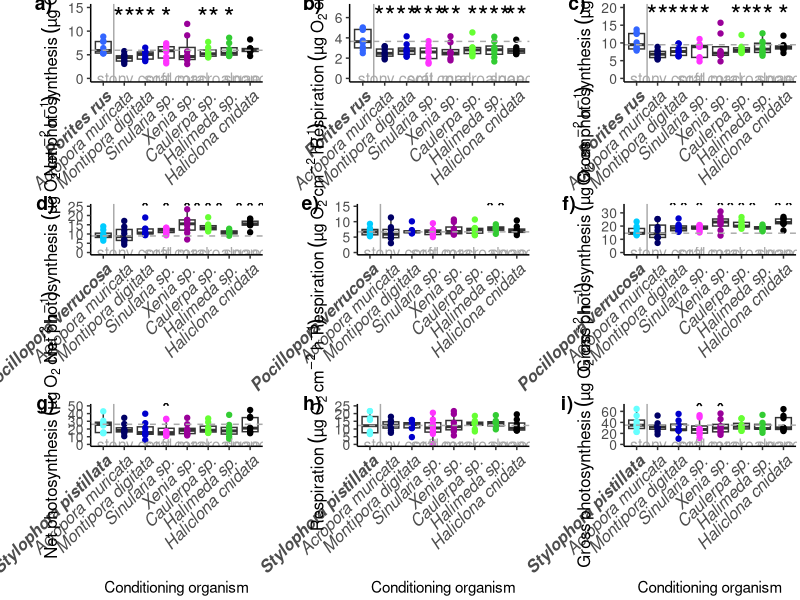
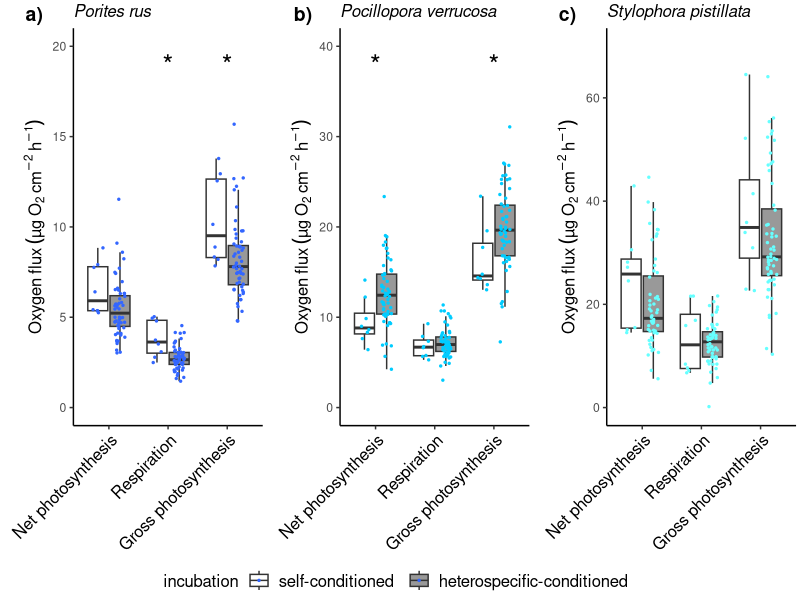
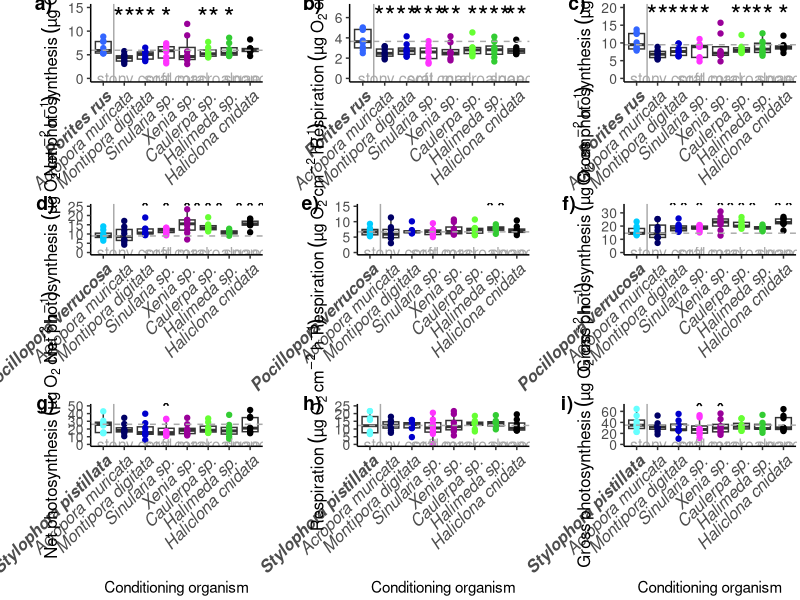
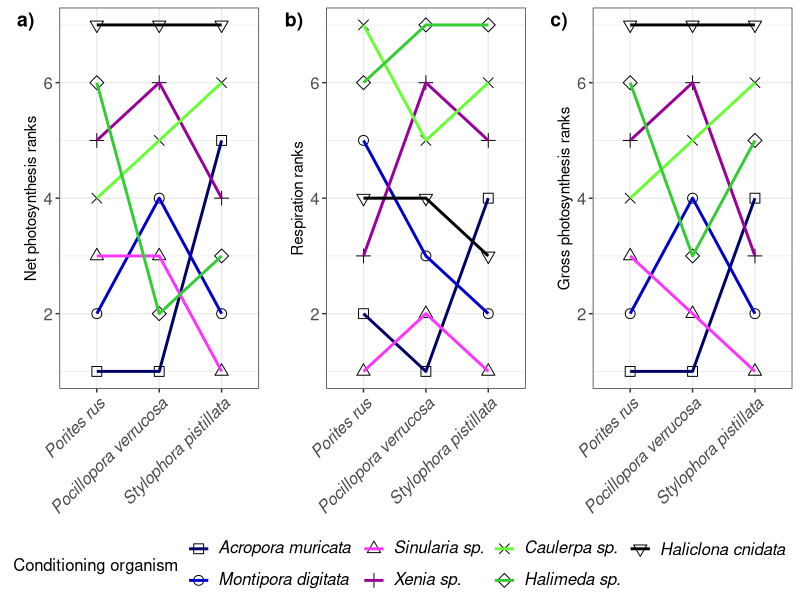

Here is the R script that generated these plots, in order:
#Plots Experiment 1
library(tidyverse)
library(ggplot2)
#library(reshape)
library(rstatix)
#library(patchwork)
library(lubridate)
library(ggpubr)

# read in data_prep produced in Exp1_data_preparation
calc <- read_csv("data_prep.csv")
calc_all <- calc [,c(2:52)]
rm(calc)

calc_all <- mutate_if(calc_all, 
                      is.character, 
                      str_replace_all, pattern = "within-species", replacement = "self-conditioned")


calc_all <- mutate_if(calc_all, 
                      is.character, 
                      str_replace_all, pattern = "off-species", replacement = "heterospecific-conditioned")


#__________________________
# Figure 2
#__________________________
calc_long <- pivot_longer(calc_all, net_photo_ug_h_cm2:gross_photo_ug_h_cm2)

Pru <- calc_long %>% filter(species == "Pru")
Pve <- calc_long %>% filter(species == "Pve")
Spi <- calc_long %>% filter(species == "Spi")

#Porites rus
Pru$incubation<- factor(Pru$incubation, levels = c("self-conditioned", "heterospecific-conditioned"))
Pru$name<- factor(Pru$name, levels = c("net_photo_ug_h_cm2", "respiration_ug_h_cm2", "gross_photo_ug_h_cm2"))

pru <- ggplot(Pru, aes(x = name, y = value, fill = incubation)) +
  scale_color_manual(values=c("#000000")) +
  scale_fill_manual(values=c("#FFFFFF", "#999999")) +
  geom_boxplot(outlier.shape = NA) +
  geom_point(color = "#3366FF", size = 0.5, position = position_jitterdodge(dodge.width = 0.75, jitter.width = 0.35))+
  theme_classic() +
  scale_x_discrete (labels = c("net_photo_ug_h_cm2" = "Net photosynthesis",
                               "respiration_ug_h_cm2" = "Respiration",
                               "gross_photo_ug_h_cm2" = "Gross photosynthesis")) +
  ylim(0,20)+
  labs(y = expression(Oxygen~flux~(µg~O[2]~cm^{-2}~h^{-1}))) +
  annotate("text", x = 2, y = 19, size = 7, label = c("*"), color = "black") +
  annotate("text", x = 3, y = 19, size = 7, label = c("*"), color = "black") +
  ggtitle("Porites rus") +
  theme(plot.margin = unit(c(0.1,0.1,0.1,0.6), "cm"), 
        axis.title.y = element_text(size = 12, hjust = 0.5),
        axis.text.x = element_text(size = 12, color = "black", angle = 45, hjust= 1),
        axis.title.x = element_blank(),
        plot.title=element_text(face="italic", size=12)) +
  theme(legend.position = "bottom",
        legend.title = element_text(size = 12),
        legend.text = element_text(size = 12)) + guides(color="none")

# Pocillopora verrucosa
Pve$incubation<- factor(Pve$incubation, levels = c("self-conditioned", "heterospecific-conditioned"))
Pve$name<- factor(Pve$name, levels = c("net_photo_ug_h_cm2", "respiration_ug_h_cm2", "gross_photo_ug_h_cm2"))

pve <- ggplot(Pve, aes(x = name, y = value, fill = incubation)) +
  scale_color_manual(values=c("#000000")) +
  scale_fill_manual(values=c("#FFFFFF", "#999999")) +
  geom_boxplot(outlier.shape = NA) +
  geom_point(color = "#00CCFF", size = 0.5, position = position_jitterdodge(dodge.width = 0.75, jitter.width = 0.35))+
  theme_classic() +
  scale_x_discrete (labels = c("net_photo_ug_h_cm2" = "Net photosynthesis",
                               "respiration_ug_h_cm2" = "Respiration",
                               "gross_photo_ug_h_cm2" = "Gross photosynthesis")) +
  ylim(0,40)+
  labs(y = expression(Oxygen~flux~(µg~O[2]~cm^{-2}~h^{-1}))) +
  annotate("text", x = 1, y = 38, size = 7, label = c("*"), color = "black") +
  annotate("text", x = 3, y = 38, size = 7, label = c("*"), color = "black") +
  ggtitle("Pocillopora verrucosa") +
  theme(plot.margin = unit(c(0.1,0.1,0.1,0.6), "cm"),
        plot.title = element_text(size = 12, face = "italic"),
        axis.title.y = element_text(size = 12, hjust = 0.5), 
        axis.text.x = element_text(size = 12, color = "black", angle = 45, hjust= 1),
        axis.title.x = element_blank()) +
  theme(legend.position = "bottom",
        legend.title = element_text(size = 12),
        legend.text = element_text(size = 12)) + guides(color="none")

# Stylophora pistillata
Spi$incubation<- factor(Spi$incubation, levels = c("self-conditioned", "heterospecific-conditioned"))
Spi$name<- factor(Spi$name, levels = c("net_photo_ug_h_cm2", "respiration_ug_h_cm2", "gross_photo_ug_h_cm2"))

spi <- ggplot(Spi, aes(x = name, y = value, fill = incubation)) +
  scale_color_manual(values=c("#000000")) +
  scale_fill_manual(values=c("#FFFFFF", "#999999")) +
  geom_boxplot(outlier.shape = NA) +
  geom_point(color = "#66FFFF", size = 0.5, position = position_jitterdodge(dodge.width = 0.75, jitter.width = 0.35))+
  theme_classic() +
  scale_x_discrete (labels = c("net_photo_ug_h_cm2" = "Net photosynthesis",
                               "respiration_ug_h_cm2" = "Respiration",
                               "gross_photo_ug_h_cm2" = "Gross photosynthesis")) +
  labs(y = expression(Oxygen~flux~(µg~O[2]~cm^{-2}~h^{-1}))) +
  ylim(0,70)+
  ggtitle("Stylophora pistillata") +
  theme(plot.margin = unit(c(0.1,0.1,0.1,0.6), "cm"), 
        plot.title = element_text(size = 12, face = "italic"),
        axis.title.y = element_text(size= 12, hjust = 0.5), 
        axis.text.x = element_text(size = 12, color = "black", angle = 45, hjust= 1),
        axis.title.x = element_blank()) +
  theme(legend.position = "bottom",
        legend.title = element_text(size = 12),
        legend.text = element_text(size = 12)) + guides(color="none")

arranged_Figure2 <- ggarrange(pru, pve, spi,
                                               labels = c("a)", "b)", "c)"),
                                               label.x = 0,
                                               label.y = 0.95,
                                               common.legend = TRUE,
                                               legend = "bottom",
                                               ncol = 3, nrow = 1,
                                               hjust = -1.5,
                                               vjust = -0.5) +
  theme(legend.text = element_text(size = 22))

ggsave("Figures/Figure2.png", width=11, height = 5, 
       limitsize = FALSE, dpi = 700, arranged_Figure2)

rm(pru, pve, spi, Pru, Pve, Spi, arranged_Figure2, calc_long)


#_______________________________________________
# Figure 3
#_______________________________________________
#####Porites rus Net, resp, gross
pru<-calc_all %>% 
  filter(species=="Pru")

pru$cond_organism<- factor(pru$cond_organism, levels = c("Pru", "Amu","Mdi", "Ssp","Xsp","Csp","Hsp","Hcn"))
pru$genus<- factor(pru$genus, levels = c("stony coral","soft coral","macroalgae","sponge"))

#P. rus netto
net <- ggplot(pru, aes(x = cond_organism, y = net_photo_ug_h_cm2)) +
  geom_boxplot(outlier.shape = NA) +
  theme_classic() +
  geom_point(aes(colour = cond_organism)) +
  scale_colour_manual(name = NULL,
                      values = c("#3366FF","#000066", "#0000CC","#FF33FF",
                                 "#990099","#66FF33","#33CC33", "#000000")) +
  geom_vline(xintercept = 1.5, linetype = 1, color = "darkgrey") +
  geom_hline(yintercept = 5.95, linetype = 2, color = "darkgrey") +
  ylim(0,15)+  
  labs(y=expression(Net~photosynthesis~(µg~O[2]~cm^{-2}~h^{-1}))) +
  scale_x_discrete (labels = c("Pru" = "Porites rus", "Amu" = "Acropora muricata",
                               "Mdi" = "Montipora digitata","Ssp" = "Sinularia sp.","Xsp"  = "Xenia sp.", 
                               "Csp" = "Caulerpa sp.","Hsp" = "Halimeda sp.", "Hcn" ="Haliclona cnidata"))+
  guides(fill=FALSE) +
  guides(alpha=FALSE) +
  theme_classic() +
  theme(plot.margin = unit(c(0.1,0.1,0.1,1), "cm"), axis.title.y = element_text(size = 12, hjust = 0.5))+
  annotate("text", x = 2.5, y = 0, size = 4, label = c("stony coral"), color = "darkgrey")+
  annotate("text", x = 4.5, y = 0, size = 4, label = c("soft coral"), color = "darkgrey")+
  annotate("text", x = 6.5, y = 0, size = 4, label = c("macroalgae"), color = "darkgrey")+
  annotate("text", x = 8, y = 0, size = 4, label = c("sponge"), color = "darkgrey") +
  annotate("text", x = 2, y = 13, size = 7, label = c("**"), color = "black") +
  annotate("text", x = 3, y = 13, size = 7, label = c("**"), color = "black") +
  annotate("text", x = 4, y = 13, size = 7, label = c("*"), color = "black") +
  annotate("text", x = 6, y = 13, size = 7, label = c("**"), color = "black") +
  annotate("text", x = 7, y = 13, size = 7, label = c("*"), color = "black") +
  theme(legend.position = "none") +
  theme(axis.title.x=element_blank()) +
  theme(axis.text.y = element_text(size = 10)) +
  theme(axis.text.x = element_text(size = 12, face = c("bold.italic", "italic", "italic", "italic","italic",
                                                       "italic", "italic", "italic"),
                                   angle = 45, vjust = 1, hjust=1))

# P. rus respiration
resp <- ggplot(pru, aes(x = cond_organism, y = respiration_ug_h_cm2)) +
  geom_boxplot(outlier.shape = NA) +
  theme_classic() +
  geom_point(aes(colour = cond_organism)) +
  scale_colour_manual(name = NULL,
                      values = c("#3366FF","#000066", "#0000CC","#FF33FF",
                                 "#990099","#66FF33","#33CC33", "#000000")) +
  geom_vline(xintercept = 1.5, linetype = 1, color = "darkgrey") +
  geom_hline(yintercept = 3.65, linetype = 2, color = "darkgrey") +
  ylim(0,7)+  
  labs(y=expression(Respiration~(µg~O[2]~cm^{-2}~h^{-1}))) +
  scale_x_discrete (labels = c("Pru" = "Porites rus", "Amu" = "Acropora muricata",
                               "Mdi" = "Montipora digitata","Ssp" = "Sinularia sp.","Xsp"  = "Xenia sp.", 
                               "Csp" = "Caulerpa sp.","Hsp" = "Halimeda sp.", "Hcn" ="Haliclona cnidata")) +
  guides(fill=FALSE) +
  guides(alpha=FALSE) +
  theme_classic() +
  theme(plot.margin = unit(c(0.1,0.1,0.1,1), "cm"), axis.title.y = element_text(size = 12, hjust = 0.5))+
  annotate("text", x = 2.5, y = 0, size = 4, label = c("stony coral"), color = "darkgrey")+
  annotate("text", x = 4.5, y = 0, size = 4, label = c("soft coral"), color = "darkgrey")+
  annotate("text", x = 6.5, y = 0, size = 4, label = c("macroalgae"), color = "darkgrey")+
  annotate("text", x = 8, y = 0, size = 4, label = c("sponge"), color = "darkgrey") +
  annotate("text", x = 2, y = 6.2, size = 7, label = c("**"), color = "black")+
  annotate("text", x = 3, y = 6.2, size = 7, label = c("**"), color = "black")+
  annotate("text", x = 4, y = 6.2, size = 7, label = c("***"), color = "black")+
  annotate("text", x = 5, y = 6.2, size = 7, label = c("**"), color = "black")+
  annotate("text", x = 6, y = 6.2, size = 7, label = c("*"), color = "black")+
  annotate("text", x = 7, y = 6.2, size = 7, label = c("***"), color = "black")+
  annotate("text", x = 8, y = 6.2, size = 7, label = c("**"), color = "black")+
  theme(legend.position = "none") +
  theme(axis.title.x=element_blank()) +
  theme(axis.text.y = element_text(size = 10)) +
  theme(axis.text.x = element_text(size = 12, face = c("bold.italic", "italic", "italic", "italic","italic",
                                                       "italic", "italic", "italic"),
                                   angle = 45, vjust = 1, hjust=1))

# P. rus gross
gross <- ggplot(pru, aes(x = cond_organism, y = gross_photo_ug_h_cm2)) +
  geom_boxplot(outlier.shape = NA) +
  theme_classic() +
  geom_point(aes(colour = cond_organism)) +
  scale_colour_manual(name = NULL,
                      values = c("#3366FF","#000066", "#0000CC","#FF33FF",
                                 "#990099","#66FF33","#33CC33", "#000000")) +
  geom_vline(xintercept = 1.5, linetype = 1, color = "darkgrey") +
  geom_hline(yintercept = 9.5, linetype = 2, color = "darkgrey") +
  ylim(0,20)+  
  labs(y=expression(Gross~photosynthesis~(µg~O[2]~cm^{-2}~h^{-1}))) +
  scale_x_discrete (labels = c("Pru" = "Porites rus", "Amu" = "Acropora muricata",
                               "Mdi" = "Montipora digitata","Ssp" = "Sinularia sp.","Xsp"  = "Xenia sp.", 
                               "Csp" = "Caulerpa sp.","Hsp" = "Halimeda sp.", "Hcn" ="Haliclona cnidata")) +
  guides(fill=FALSE) +
  guides(alpha=FALSE) +
  theme_classic() +
  theme(plot.margin = unit(c(0.1,0.1,0.1,1), "cm"), axis.title.y = element_text(size = 12, hjust = 0.5))+
  annotate("text", x = 2.5, y = 0, size = 4, label = c("stony coral"), color = "darkgrey")+
  annotate("text", x = 4.5, y = 0, size = 4, label = c("soft coral"), color = "darkgrey")+
  annotate("text", x = 6.5, y = 0, size = 4, label = c("macroalgae"), color = "darkgrey")+
  annotate("text", x = 8, y = 0, size = 4, label = c("sponge"), color = "darkgrey") +
  annotate("text", x = 2, y = 18, size = 7, label = c("**"), color = "black")+
  annotate("text", x = 3, y = 18, size = 7, label = c("**"), color = "black")+
  annotate("text", x = 4, y = 18, size = 7, label = c("**"), color = "black")+
  annotate("text", x = 6, y = 18, size = 7, label = c("**"), color = "black")+
  annotate("text", x = 7, y = 18, size = 7, label = c("**"), color = "black")+
  annotate("text", x = 8, y = 18, size = 7, label = c("*"), color = "black")+
  theme(legend.position = "none") +
  theme(axis.title.x=element_blank()) +
  theme(axis.text.y = element_text(size = 10)) +
  theme(axis.text.x = element_text(size = 12, face = c("bold.italic", "italic", "italic", "italic","italic",
                                                       "italic", "italic", "italic"),
                                   angle = 45, vjust = 1, hjust=1))

#####merge 3 plots of P. rus
arranged_Pru <- ggarrange(net, resp, gross,
                          labels = c("a)", "b)", "c)"),
                          label.x = 0.035,
                          label.y = 0.95,
                          common.legend = TRUE,
                          legend = "none",
                          ncol = 3, nrow = 1,
                          hjust = -1.5,
                          vjust = 0) 

rm(gross, net, resp, pru)

#####P. verrucosa Net, resp, gross
pve<-calc_all %>% 
  filter(species=="Pve")

pve$cond_organism<- factor(pve$cond_organism, 
                           levels = c("Pve", "Amu","Mdi", "Ssp","Xsp","Csp","Hsp","Hcn"))

# P. verrucosa netto
net <- ggplot(pve, aes(x = cond_organism, y = net_photo_ug_h_cm2)) +
  geom_boxplot(outlier.shape = NA) +
  theme_classic() +
  geom_point(aes(colour = cond_organism)) +
  scale_colour_manual(name = NULL,
                      values = c("#00CCFF","#000066", "#0000CC","#FF33FF",
                                 "#990099","#66FF33","#33CC33", "#000000")) +
  geom_vline(xintercept = 1.5, linetype = 1, color = "darkgrey") +
  geom_hline(yintercept = 8.95, linetype = 2, color = "darkgrey") +
  ylim(0,25)+  
  labs(y=expression(Net~photosynthesis~(µg~O[2]~cm^{-2}~h^{-1}))) +
  scale_x_discrete (labels = c("Pve" = "Pocillopora verrucosa", "Amu" = "Acropora muricata",
                               "Mdi" = "Montipora digitata","Ssp" = "Sinularia sp.","Xsp"  = "Xenia sp.", 
                               "Csp" = "Caulerpa sp.","Hsp" = "Halimeda sp.", "Hcn" ="Haliclona cnidata")) +
  guides(fill=FALSE) +
  guides(alpha=FALSE) +
  theme_classic() +
  theme(plot.margin = unit(c(0.1,0.1,0.1,1), "cm"), axis.title.y = element_text(size = 12, hjust = 0.5))+
  annotate("text", x = 2.5, y = 0, size = 4, label = c("stony coral"), color = "darkgrey")+
  annotate("text", x = 4.5, y = 0, size = 4, label = c("soft coral"), color = "darkgrey")+
  annotate("text", x = 6.5, y = 0, size = 4, label = c("macroalgae"), color = "darkgrey")+
  annotate("text", x = 8, y = 0, size = 4, label = c("sponge"), color = "darkgrey") +
  annotate("text", x = 3, y = 24, size = 7, label = c("*"), color = "black")+
  annotate("text", x = 4, y = 24, size = 7, label = c("*"), color = "black")+
  annotate("text", x = 5, y = 24, size = 7, label = c("*"), color = "black")+
  annotate("text", x = 6, y = 24, size = 7, label = c("***"), color = "black")+
  annotate("text", x = 8, y = 24, size = 7, label = c("***"), color = "black")+
  theme(legend.position = "none") +
  theme(axis.text.y = element_text(size = 10)) +
  theme(axis.title.x=element_blank()) +
  theme(axis.text.x = element_text(size = 12, face = c("bold.italic", "italic", "italic", "italic","italic",
                                                       "italic", "italic", "italic"),
                                   angle = 45, vjust = 1, hjust=1))

# P. verrucosa respiration
resp <- ggplot(pve, aes(x = cond_organism, y = respiration_ug_h_cm2)) +
  geom_boxplot(outlier.shape = NA) +
  theme_classic() +
  geom_point(aes(colour = cond_organism)) +
  scale_colour_manual(name = NULL,
                      values = c("#00CCFF","#000066", "#0000CC","#FF33FF",
                                 "#990099","#66FF33","#33CC33", "#000000")) +
  geom_vline(xintercept = 1.5, linetype = 1, color = "darkgrey") +
  geom_hline(yintercept = 6.7, linetype = 2, color = "darkgrey") +
  ylim(0,15)+  
  labs(y=expression(Respiration~(µg~O[2]~cm^{-2}~h^{-1}))) +
  scale_x_discrete (labels = c("Pve" = "Pocillopora verrucosa", "Amu" = "Acropora muricata",
                               "Mdi" = "Montipora digitata","Ssp" = "Sinularia sp.","Xsp"  = "Xenia sp.", 
                               "Csp" = "Caulerpa sp.","Hsp" = "Halimeda sp.", "Hcn" ="Haliclona cnidata")) +
  guides(fill=FALSE) +
  guides(alpha=FALSE) +
  theme_classic() +
  theme(plot.margin = unit(c(0.1,0.1,0.1,1), "cm"), axis.title.y = element_text(size = 12, hjust = 0.5))+
  annotate("text", x = 2.5, y = 0, size = 4, label = c("stony coral"), color = "darkgrey")+
  annotate("text", x = 4.5, y = 0, size = 4, label = c("soft coral"), color = "darkgrey")+
  annotate("text", x = 6.5, y = 0, size = 4, label = c("macroalgae"), color = "darkgrey")+
  annotate("text", x = 8, y = 0, size = 4, label = c("sponge"), color = "darkgrey") +
  annotate("text", x = 7, y = 14.5, size = 7, label = c("**"), color = "black")+
  theme(legend.position = "none") +
  theme(axis.title.x=element_blank()) +
  theme(axis.text.y = element_text(size = 10)) +
  theme(axis.text.x = element_text(size = 12, face = c("bold.italic", "italic", "italic", "italic","italic",
                                                       "italic", "italic", "italic"),
                                   angle = 45, vjust = 1, hjust=1))

# P. verrucosa gross
gross <- ggplot(pve, aes(x = cond_organism, y = gross_photo_ug_h_cm2)) +
  geom_boxplot(outlier.shape = NA) +
  theme_classic() +
  geom_point(aes(colour = cond_organism)) +
  scale_colour_manual(name = NULL,
                      values = c("#00CCFF","#000066", "#0000CC","#FF33FF",
                                 "#990099","#66FF33","#33CC33", "#000000")) +
  geom_vline(xintercept = 1.5, linetype = 1, color = "darkgrey") +
  geom_hline(yintercept = 14.6, linetype = 2, color = "darkgrey") +
  ylim(0,35)+  
  labs(y=expression(Gross~photosynthesis~(µg~O[2]~cm^{-2}~h^{-1}))) +
  scale_x_discrete (labels = c("Pve" = "Pocillopora verrucosa", "Amu" = "Acropora muricata",
                               "Mdi" = "Montipora digitata","Ssp" = "Sinularia sp.","Xsp"  = "Xenia sp.", 
                               "Csp" = "Caulerpa sp.","Hsp" = "Halimeda sp.", "Hcn" ="Haliclona cnidata")) +
  guides(fill=FALSE) +
  guides(alpha=FALSE) +
  theme_classic() +
  theme(plot.margin = unit(c(0.1,0.1,0.1,1), "cm"), axis.title.y = element_text(size = 12, hjust = 0.5))+
  annotate("text", x = 2.5, y = 0, size = 4, label = c("stony coral"), color = "darkgrey")+
  annotate("text", x = 4.5, y = 0, size = 4, label = c("soft coral"), color = "darkgrey")+
  annotate("text", x = 6.5, y = 0, size = 4, label = c("macroalgae"), color = "darkgrey")+
  annotate("text", x = 8, y = 0, size = 4, label = c("sponge"), color = "darkgrey") +
  annotate("text", x = 3, y = 34, size = 7, label = c("**"), color = "black")+
  annotate("text", x = 4, y = 34, size = 7, label = c("*"), color = "black")+
  annotate("text", x = 5, y = 34, size = 7, label = c("*"), color = "black")+
  annotate("text", x = 6, y = 34, size = 7, label = c("***"), color = "black")+
  annotate("text", x = 8, y = 34, size = 7, label = c("**"), color = "black")+
  theme(legend.position = "none") +
  theme(axis.title.x=element_blank()) +
  theme(axis.text.y = element_text(size = 10))+
  theme(axis.text.x = element_text(size = 12, face = c("bold.italic", "italic", "italic", "italic","italic",
                                                       "italic", "italic", "italic"),
                                   angle = 45, vjust = 1, hjust=1))

#####merge 3 plots of P. verrucosa
arranged_Pve <- ggarrange(net, resp, gross,
                          labels = c("d)", "e)", "f)"),
                          label.x = 0.035,
                          label.y = 0.95,
                          common.legend = TRUE,
                          legend = "none",
                          ncol = 3, nrow = 1,
                          hjust = -1.5,
                          vjust = 0)

rm(gross, net, resp, pve)


#####S. pistillata Net, resp, gross
spi<-calc_all %>% 
  filter(species=="Spi")

spi$cond_organism<- factor(spi$cond_organism, levels = c("Spi", "Amu","Mdi", "Ssp","Xsp","Csp","Hsp","Hcn"))

# S. pistillata netto
net <- ggplot(spi, aes(x = cond_organism, y = net_photo_ug_h_cm2)) +
  geom_boxplot(outlier.shape = NA) +
  theme_classic() +
  geom_point(aes(colour = cond_organism)) +
  scale_colour_manual(name = NULL,
                      values = c("#66FFFF","#000066", "#0000CC","#FF33FF",
                                 "#990099","#66FF33","#33CC33", "#000000")) +
  geom_vline(xintercept = 1.5, linetype = 1, color = "darkgrey") +
  geom_hline(yintercept = 26.1, linetype = 2, color = "darkgrey") +
  ylim(0,50)+  
  labs(x="Conditioning organism", y=expression(Net~photosynthesis~(µg~O[2]~cm^{-2}~h^{-1}))) +
  scale_x_discrete (labels = c("Spi" = "Stylophora pistillata", "Amu" = "Acropora muricata",
                               "Mdi" = "Montipora digitata","Ssp" = "Sinularia sp.","Xsp"  = "Xenia sp.", 
                               "Csp" = "Caulerpa sp.","Hsp" = "Halimeda sp.", "Hcn" ="Haliclona cnidata")) +
  guides(fill=FALSE) +
  guides(alpha=FALSE) +
  theme_classic() +
  theme(plot.margin = unit(c(0.1,0.1,0.1,1), "cm"), axis.title.y = element_text(size = 12, hjust = 0.5))+
  annotate("text", x = 2.5, y = 0, size = 4, label = c("stony coral"), color = "darkgrey")+
  annotate("text", x = 4.5, y = 0, size = 4, label = c("soft coral"), color = "darkgrey")+
  annotate("text", x = 6.5, y = 0, size = 4, label = c("macroalgae"), color = "darkgrey")+
  annotate("text", x = 8, y = 0, size = 4, label = c("sponge"), color = "darkgrey") +
  annotate("text", x = 4, y = 47, size = 7, label = c("*"), color = "black")+
  theme(legend.position = "none") +
  theme(axis.text.y = element_text(size = 10)) +
  theme(axis.text.x = element_text(size = 12, face = c("bold.italic", "italic", "italic", "italic","italic",
                                                       "italic", "italic", "italic"),
                                   angle = 45, vjust = 1, hjust=1))


# S. pistillata respiraton
resp <- ggplot(spi, aes(x = cond_organism, y = respiration_ug_h_cm2)) +
  geom_boxplot(outlier.shape = NA) +
  theme_classic() +
  geom_point(aes(colour = cond_organism)) +
  scale_colour_manual(name = NULL,
                      values = c("#66FFFF","#000066", "#0000CC","#FF33FF",
                                 "#990099","#66FF33","#33CC33", "#000000")) +
  geom_vline(xintercept = 1.5, linetype = 1, color = "darkgrey") +
  geom_hline(yintercept = 12.3, linetype = 2, color = "darkgrey") +
  ylim(0,25)+  
  labs(x="Conditioning organism", y=expression(Respiration~(µg~O[2]~cm^{-2}~h^{-1}))) +
  scale_x_discrete (labels = c("Spi" = "Stylophora pistillata", "Amu" = "Acropora muricata",
                               "Mdi" = "Montipora digitata","Ssp" = "Sinularia sp.","Xsp"  = "Xenia sp.", 
                               "Csp" = "Caulerpa sp.","Hsp" = "Halimeda sp.", "Hcn" ="Haliclona cnidata")) +
  guides(fill=FALSE) +
  guides(alpha=FALSE) +
  theme_classic() +
  theme(plot.margin = unit(c(0.1,0.1,0.1,1), "cm"), axis.title.y = element_text(size = 12, hjust = 0.5))+
  annotate("text", x = 2.5, y = 0, size = 4, label = c("stony coral"), color = "darkgrey")+
  annotate("text", x = 4.5, y = 0, size = 4, label = c("soft coral"), color = "darkgrey")+
  annotate("text", x = 6.5, y = 0, size = 4, label = c("macroalgae"), color = "darkgrey")+
  annotate("text", x = 8, y = 0, size = 4, label = c("sponge"), color = "darkgrey") +
  theme(legend.position = "none") +
  theme(axis.text.y = element_text(size = 10)) +
  theme(axis.text.x = element_text(size = 12, face = c("bold.italic", "italic", "italic", "italic","italic",
                                                       "italic", "italic", "italic"),
                                   angle = 45, vjust = 1, hjust=1))



# S. pistillata gross
gross <- ggplot(spi, aes(x = cond_organism, y = gross_photo_ug_h_cm2)) +
  geom_boxplot(outlier.shape = NA) +
  theme_classic() +
  geom_point(aes(colour = cond_organism)) +
  scale_colour_manual(name = NULL,
                      values = c("#66FFFF","#000066", "#0000CC","#FF33FF",
                                 "#990099","#66FF33","#33CC33", "#000000")) +
  geom_vline(xintercept = 1.5, linetype = 1, color = "darkgrey") +
  geom_hline(yintercept = 35, linetype = 2, color = "darkgrey") +
  ylim(0,70)+  
  labs(x="Conditioning organism", y=expression(Gross~photosynthesis~(µg~O[2]~cm^{-2}~h^{-1}))) +
  scale_x_discrete (labels = c("Spi" = "Stylophora pistillata", "Amu" = "Acropora muricata",
                               "Mdi" = "Montipora digitata","Ssp" = "Sinularia sp.","Xsp"  = "Xenia sp.", 
                               "Csp" = "Caulerpa sp.","Hsp" = "Halimeda sp.", "Hcn" ="Haliclona cnidata")) +
  guides(fill=FALSE) +
  guides(alpha=FALSE) +
  theme_classic() +
  theme(plot.margin = unit(c(0.1,0.1,0.1,1), "cm"), axis.title.y = element_text(size = 12, hjust = 0.5))+
  annotate("text", x = 2.5, y = 0, size = 4, label = c("stony coral"), color = "darkgrey")+
  annotate("text", x = 4.5, y = 0, size = 4, label = c("soft coral"), color = "darkgrey")+
  annotate("text", x = 6.5, y = 0, size = 4, label = c("macroalgae"), color = "darkgrey")+
  annotate("text", x = 8, y = 0, size = 4, label = c("sponge"), color = "darkgrey") +
  annotate("text", x = 4, y = 65, size = 7, label = c("*"), color = "black")+
  annotate("text", x = 5, y = 65, size = 7, label = c("*"), color = "black")+
  theme(legend.position = "none") +
  theme(axis.text.y = element_text(size = 10)) +
  theme(axis.text.x = element_text(size = 12, face = c("bold.italic", "italic", "italic", "italic","italic",
                                                       "italic", "italic", "italic"),
                                   angle = 45, vjust = 1, hjust=1))

#####merge 3 plots of S. pistillata
arranged_Spi <- ggarrange(net, resp, gross,
                          labels = c("g)", "h)", "i)"),
                          label.x = 0.035,
                          label.y = 0.95,
                          common.legend = TRUE,
                          legend = "none",
                          ncol = 3, nrow = 1,
                          hjust = -1.5,
                          vjust = 0)

rm(gross, net, resp, spi)

####merge all arranged_species to one plot
Figure3 <- ggarrange(arranged_Pru, arranged_Pve, arranged_Spi,
                         # label.x = 0,
                        #  label.y = 0.95,
                          common.legend = TRUE,
                          legend = "none",
                          ncol = 1, nrow = 3,
                          hjust = -0.5,
                          vjust = 0)

Figure3
ggsave("Figures/Figure3.png", width=15, height = 15, limitsize = FALSE, dpi = 700, Figure3)
rm(arranged_Pru, arranged_Pve, arranged_Spi, Figure3)


#___________________________________________________
# Figure4
#___________________________________________________
######create Score to identify the top and worst influencer
########Rank for Net photosynthesis
External <- calc_all %>% filter(incubation=="heterospecific-conditioned")

###separate by incubated species
Pru <- External %>% filter(species == "Pru")
Pve <- External %>% filter(species == "Pve")
Spi <- External %>% filter(species == "Spi")

rm(External)

# Mean per day net photo
Pru_merged <- Pru %>% group_by(cond_organism) %>% summarise(mean_Pru_net=mean(net_photo_ug_h_cm2))
Spi_merged <- Spi %>% group_by(cond_organism) %>% summarise(mean_Spi_net=mean(net_photo_ug_h_cm2))
Pve_merged <- Pve %>% group_by(cond_organism) %>% summarise(mean_Pve_net=mean(net_photo_ug_h_cm2))

# Merge tables net photo
Pru <- left_join(Pru, Pru_merged, by= "cond_organism")
Spi <- left_join(Spi, Spi_merged, by= "cond_organism")
Pve <- left_join(Pve, Pve_merged, by= "cond_organism")

# rank by conditioning organism
Pru_rank_net <- Pru %>% select(c(cond_organism, mean_Pru_net)) %>% distinct() %>% mutate(rank_Pru_net = rank(mean_Pru_net))
Spi_rank_net <- Spi %>% select(c(cond_organism, mean_Spi_net)) %>% distinct() %>% mutate(rank_Spi_net = rank(mean_Spi_net))
Pve_rank_net <- Pve %>% select(c(cond_organism, mean_Pve_net)) %>% distinct() %>% mutate(rank_Pve_net = rank(mean_Pve_net))

#left_join to join all rank tables
Net<- left_join(Pru_rank_net, Spi_rank_net, by= "cond_organism")
Net_rank<- left_join(Net, Pve_rank_net, by= "cond_organism")

#reduce table to necessary information
Net_rank <- Net_rank %>% select(c(cond_organism, rank_Pru_net, rank_Spi_net, rank_Pve_net))

#Name %>% pivot_longer
Net_rank <- Net_rank %>% pivot_longer(rank_Pru_net:rank_Pve_net)

# remove unnecessary tables
rm(Pru_merged, Spi_merged, Pve_merged, Pru, Pve, Spi, Net, Pru_rank_net, Spi_rank_net, Pve_rank_net)

#####################################
########Rank for Gross photosynthesis
External <- calc_all %>% filter(incubation=="heterospecific-conditioned")

###separate by incubated species
Pru <- External %>% filter(species == "Pru")
Pve <- External %>% filter(species == "Pve")
Spi <- External %>% filter(species == "Spi")

rm(External)

# Mean per day gross photo
Pru_merged <- Pru %>% group_by(cond_organism) %>% summarise(mean_Pru_gross=mean(gross_photo_ug_h_cm2))
Spi_merged <- Spi %>% group_by(cond_organism) %>% summarise(mean_Spi_gross=mean(gross_photo_ug_h_cm2))
Pve_merged <- Pve %>% group_by(cond_organism) %>% summarise(mean_Pve_gross=mean(gross_photo_ug_h_cm2))

# Merge tables gross photo
Pru <- left_join(Pru, Pru_merged, by= "cond_organism")
Spi <- left_join(Spi, Spi_merged, by= "cond_organism")
Pve <- left_join(Pve, Pve_merged, by= "cond_organism")

# rank by conditioning organism
Pru_rank_gross <- Pru %>% select(c(cond_organism, mean_Pru_gross)) %>% distinct() %>% mutate(rank_Pru_gross = rank(mean_Pru_gross))
Spi_rank_gross <- Spi %>% select(c(cond_organism, mean_Spi_gross)) %>% distinct() %>% mutate(rank_Spi_gross = rank(mean_Spi_gross))
Pve_rank_gross <- Pve %>% select(c(cond_organism, mean_Pve_gross)) %>% distinct() %>% mutate(rank_Pve_gross = rank(mean_Pve_gross))

#left_join to join all rank tables
Gross<- left_join(Pru_rank_gross, Spi_rank_gross, by= "cond_organism")
Gross_rank<- left_join(Gross, Pve_rank_gross, by= "cond_organism")

#reduce table to necessary information
Gross_rank <- Gross_rank %>% select(c(cond_organism, rank_Pru_gross, rank_Spi_gross, rank_Pve_gross))

#Name %>% pivot_longer
Gross_rank <- Gross_rank %>% pivot_longer(rank_Pru_gross:rank_Pve_gross)

# remove unnecessary tables
rm(Pru_merged, Spi_merged, Pve_merged, Pru, Pve, Spi, Gross, Pru_rank_gross, Spi_rank_gross, Pve_rank_gross)

############################
########Rank for Respiration
External <- calc_all %>% filter(incubation=="heterospecific-conditioned")

###separate by incubated species
Pru <- External %>% filter(species == "Pru")
Pve <- External %>% filter(species == "Pve")
Spi <- External %>% filter(species == "Spi")

rm(External)

# Mean per day respiration
Pru_merged <- Pru %>% group_by(cond_organism) %>% summarise(mean_Pru_resp=mean(respiration_ug_h_cm2))
Spi_merged <- Spi %>% group_by(cond_organism) %>% summarise(mean_Spi_resp=mean(respiration_ug_h_cm2))
Pve_merged <- Pve %>% group_by(cond_organism) %>% summarise(mean_Pve_resp=mean(respiration_ug_h_cm2))

# Merge tables respiration
Pru <- left_join(Pru, Pru_merged, by= "cond_organism")
Spi <- left_join(Spi, Spi_merged, by= "cond_organism")
Pve <- left_join(Pve, Pve_merged, by= "cond_organism")

# rank by conditioning organism
Pru_rank_resp <- Pru %>% select(c(cond_organism, mean_Pru_resp)) %>% distinct() %>% mutate(rank_Pru_resp = rank(mean_Pru_resp))
Spi_rank_resp <- Spi %>% select(c(cond_organism, mean_Spi_resp)) %>% distinct() %>% mutate(rank_Spi_resp = rank(mean_Spi_resp))
Pve_rank_resp <- Pve %>% select(c(cond_organism, mean_Pve_resp)) %>% distinct() %>% mutate(rank_Pve_resp = rank(mean_Pve_resp))

#left_join to join all rank tables
Resp<- left_join(Pru_rank_resp, Spi_rank_resp, by= "cond_organism")
Resp_rank<- left_join(Resp, Pve_rank_resp, by= "cond_organism")

#reduce table to necessary information
Resp_rank <- Resp_rank %>% select(c(cond_organism, rank_Pru_resp, rank_Spi_resp, rank_Pve_resp))

#Name %>% pivot_longer
Resp_rank <- Resp_rank %>% pivot_longer(rank_Pru_resp:rank_Pve_resp)

# remove unnecessary tables
rm(Pru_merged, Spi_merged, Pve_merged, Pru, Pve, Spi, Resp, Pru_rank_resp, Spi_rank_resp, Pve_rank_resp)

#####plot scores
Net_rank$cond_organism<- factor(Net_rank$cond_organism, levels = c("Amu","Mdi", "Ssp","Xsp","Csp","Hsp","Hcn"))

##Plot Net photosynthesis
rnet <- ggplot(Net_rank, aes(x= name, y=value, shape = cond_organism))+
  geom_point(size = 3) +
  geom_line(aes(group = cond_organism, color= cond_organism), lwd = 1)+
  scale_x_discrete (labels = c("rank_Spi_net" = expression(italic("Stylophora pistillata")), 
                               "rank_Pve_net" = expression(italic("Pocillopora verrucosa")),
                               "rank_Pru_net" = expression(italic("Porites rus")))) +
  ylab("\nNet photosynthesis ranks") +
  scale_shape_manual(name ="Conditioning organism", labels = c("Amu" = expression(italic("Acropora muricata")),
                                                               "Mdi" = expression(italic("Montipora digitata")),
                                                               "Ssp" = expression(italic("Sinularia sp.")),
                                                               "Xsp" = expression(italic("Xenia sp.")), 
                                                               "Csp" = expression(italic("Caulerpa sp.")), 
                                                               "Hsp" = expression(italic("Halimeda sp.")),
                                                               "Hcn" = expression(italic("Haliclona cnidata"))),
                     values=c(0, 1, 2, 3, 4, 5, 6, 8))+
  scale_color_manual(name ="Conditioning organism", labels = c("Amu" = expression(italic("Acropora muricata")),
                                                               "Mdi" = expression(italic("Montipora digitata")),
                                                               "Ssp" = expression(italic("Sinularia sp.")),
                                                               "Xsp" = expression(italic("Xenia sp.")), 
                                                               "Csp" = expression(italic("Caulerpa sp.")), 
                                                               "Hsp" = expression(italic("Halimeda sp.")),
                                                               "Hcn" = expression(italic("Haliclona cnidata"))),
                     values = c("Amu" = "#000066", "Mdi" = "#0000CC",
                                "Ssp" = "#FF33FF", "Xsp" = "#990099", 
                                "Csp" = "#66FF33", "Hsp" = "#33CC33",
                                "Hcn" = "#000000")) +
  theme_bw() +
  theme(axis.text.x = element_text(size = 12, face = "italic",angle = 45, vjust = 1, hjust=1)) +
  theme(axis.title.x=element_blank(),
        axis.text.y=element_text(size = 12),
        legend.position = "bottom",
        legend.text = element_text(size = 12, face = "italic", vjust = 0.5, hjust = 0),
        legend.title = element_text(size = 12))

##Plot Gross photosynthesis
Gross_rank$cond_organism<- factor(Gross_rank$cond_organism, levels = c("Amu","Mdi", "Ssp","Xsp","Csp","Hsp","Hcn"))

rgross <- ggplot(Gross_rank, aes(x= name, y=value, shape = cond_organism))+
  geom_point(size = 3) +
  geom_line(aes(group = cond_organism, color= cond_organism), lwd = 1)+
  scale_x_discrete (labels = c("rank_Spi_gross" = expression(italic("Stylophora pistillata")),
                               "rank_Pve_gross" = expression(italic( "Pocillopora verrucosa")),
                               "rank_Pru_gross" = expression(italic("Porites rus")))) +
  ylab("\nGross photosynthesis ranks") +
  scale_shape_manual(name ="Conditioning organism", labels = c("Amu" = expression(italic("Acropora muricata")),
                                                               "Mdi" = expression(italic("Montipora digitata")),
                                                               "Ssp" = expression(italic("Sinularia sp.")),
                                                               "Xsp" = expression(italic("Xenia sp.")), 
                                                               "Csp" = expression(italic("Caulerpa sp.")), 
                                                               "Hsp" = expression(italic("Halimeda sp.")),
                                                               "Hcn" = expression(italic("Haliclona cnidata"))),
                     values=c(0, 1, 2, 3, 4, 5, 6, 8))+
  scale_color_manual(name ="Conditioning organism", labels = c("Amu" = expression(italic("Acropora muricata")),
                                                               "Mdi" = expression(italic("Montipora digitata")),
                                                               "Ssp" = expression(italic("Sinularia sp.")),
                                                               "Xsp" = expression(italic("Xenia sp.")), 
                                                               "Csp" = expression(italic("Caulerpa sp.")), 
                                                               "Hsp" = expression(italic("Halimeda sp.")),
                                                               "Hcn" = expression(italic("Haliclona cnidata"))),
                     values = c("Amu" = "#000066", "Mdi" = "#0000CC",
                                "Ssp" = "#FF33FF", "Xsp" = "#990099", 
                                "Csp" = "#66FF33", "Hsp" = "#33CC33",
                                "Hcn" = "#000000")) +
  theme_bw() +
  theme(axis.text.x = element_text(size =12, face = "italic",angle = 45, vjust = 1, hjust=1)) +
  theme(axis.title.x=element_blank(),
        axis.text.y = element_text(size = 12),
        legend.position = "bottom",
        legend.text = element_text(size = 12, face = "italic", vjust = 0.5, hjust = 0),
        legend.title = element_text(size = 12))

##Plot Respiration
Resp_rank$cond_organism<- factor(Resp_rank$cond_organism, levels = c("Amu","Mdi", "Ssp","Xsp","Csp","Hsp","Hcn"))

rresp <- ggplot(Resp_rank, aes(x= name, y=value, shape = cond_organism))+
  geom_point(size = 3) +
  geom_line(aes(group = cond_organism, color= cond_organism), lwd = 1)+
  scale_x_discrete (labels = c("rank_Spi_resp" = expression(italic("Stylophora pistillata")),
                               "rank_Pve_resp" = expression(italic( "Pocillopora verrucosa")),
                               "rank_Pru_resp" = expression(italic("Porites rus")))) +
  ylab("\nRespiration ranks") +
  scale_shape_manual(name ="Conditioning organism", labels = c("Amu" = expression(italic("Acropora muricata")),
                                                               "Mdi" = expression(italic("Montipora digitata")),
                                                               "Ssp" = expression(italic("Sinularia sp.")),
                                                               "Xsp" = expression(italic("Xenia sp.")), 
                                                               "Csp" = expression(italic("Caulerpa sp.")), 
                                                               "Hsp" = expression(italic("Halimeda sp.")),
                                                               "Hcn" = expression(italic("Haliclona cnidata"))),
                     values=c(0, 1, 2, 3, 4, 5, 6, 8))+
  scale_color_manual(name ="Conditioning organism", labels = c("Amu" = expression(italic("Acropora muricata")),
                                                               "Mdi" = expression(italic("Montipora digitata")),
                                                               "Ssp" = expression(italic("Sinularia sp.")),
                                                               "Xsp" = expression(italic("Xenia sp.")), 
                                                               "Csp" = expression(italic("Caulerpa sp.")), 
                                                               "Hsp" = expression(italic("Halimeda sp.")),
                                                               "Hcn" = expression(italic("Haliclona cnidata"))),
                     values = c("Amu" = "#000066", "Mdi" = "#0000CC",
                                "Ssp" = "#FF33FF", "Xsp" = "#990099", 
                                "Csp" = "#66FF33", "Hsp" = "#33CC33",
                                "Hcn" = "#000000")) +
  theme_bw() +
  theme(axis.text.x = element_text(size = 12, face = "italic",angle = 45, vjust = 1, hjust=1)) +
  theme(axis.title.x=element_blank(),
        axis.text.y = element_text(size = 12), 
        legend.position = "bottom",
        legend.text = element_text(size = 12, face = "italic", vjust = 0.5, hjust = 0),
        legend.title = element_text(size = 12))


#####merge 3 rank plots
Figure4 <- ggarrange(rnet, rresp, rgross,
                            labels = c("a)", "b)", "c)"),
                            label.x = 0,
                            label.y = 0.95,
                            common.legend = TRUE,
                            legend = "bottom",
                            ncol = 3, nrow = 1,
                            hjust = -1,
                            vjust = 0) 

ggsave("Figures/Figure4.png", width=11, height = 5, 
       limitsize = FALSE, dpi = 700, Figure4)

rm(calc_all, Figure4, Gross_rank, Net_rank, Resp_rank, rgross, rnet, rresp)
